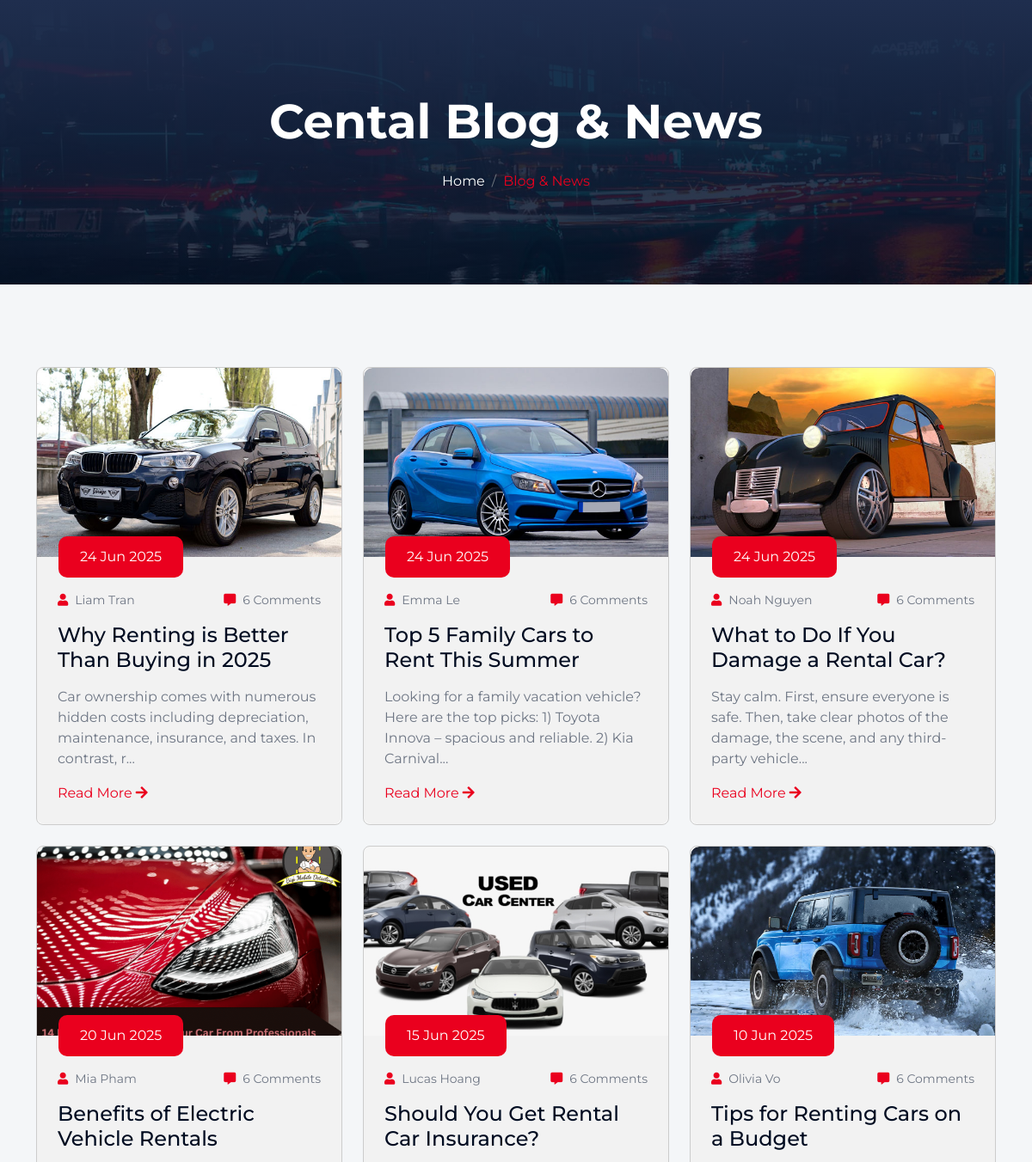
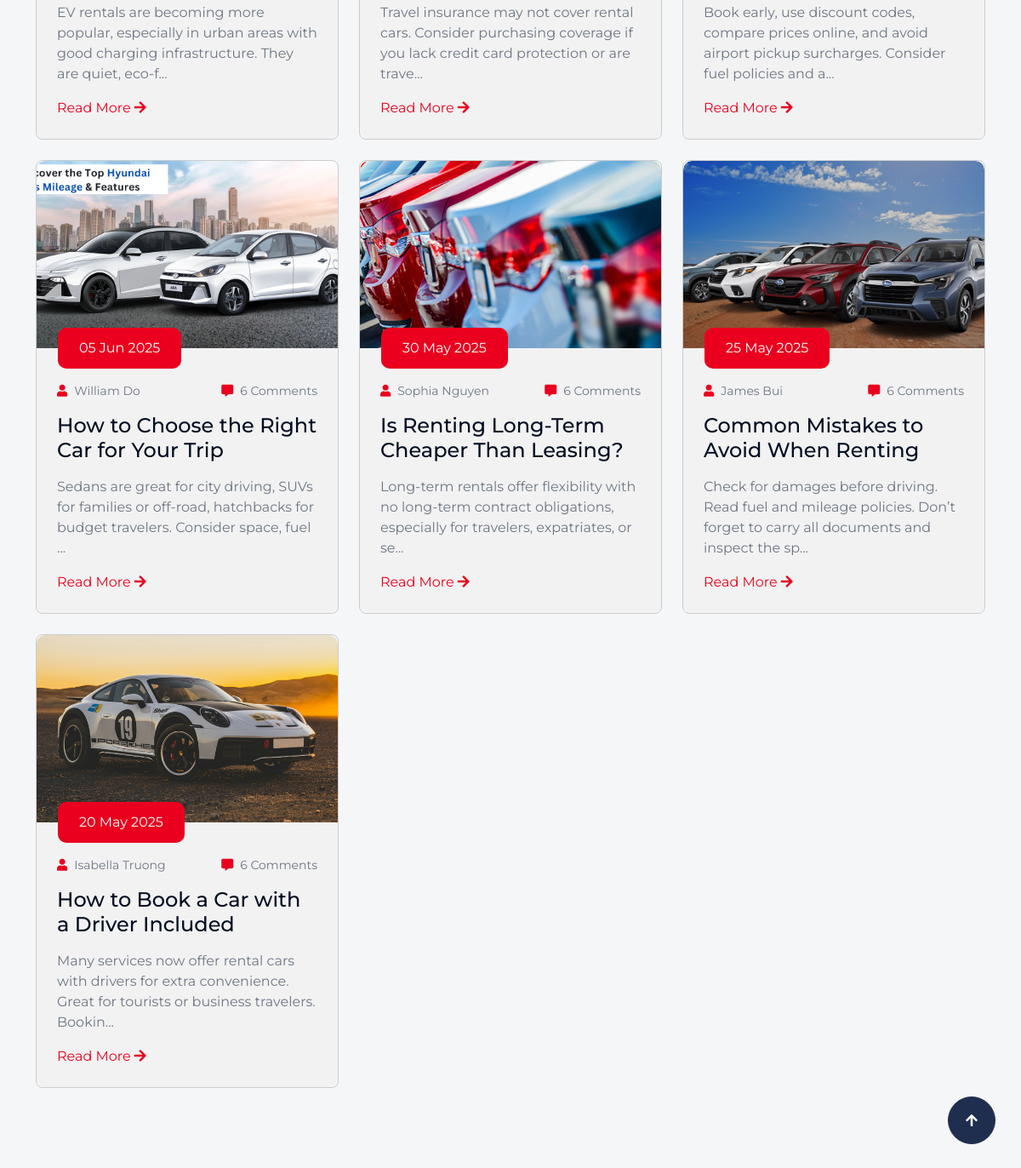
Screenshot of /blog.php with the database file from the repository (2 pictures, top to bottom).
### tables this page shows
CREATE TABLE `blog_posts` (
  `id` int(11) NOT NULL,
  `title` varchar(255) NOT NULL,
  `content` text DEFAULT NULL,
  `image` varchar(255) NOT NULL,
  `author` varchar(100) NOT NULL,
  `created_at` date NOT NULL
);

### blog.php (the view, shortened to what this page needs)
<!DOCTYPE html>
<html lang="en">
    <head>
        <link rel="stylesheet" href="https://use.fontawesome.com/releases/v5.15.4/css/all.css"/>
        <link href="https://cdn.jsdelivr.net/npm/bootstrap-icons@1.4.1/font/bootstrap-icons.css" rel="stylesheet">
        <link href="lib/animate/animate.min.css" rel="stylesheet">
        <link href="lib/owlcarousel/assets/owl.carousel.min.css" rel="stylesheet">
        <link href="css/bootstrap.min.css" rel="stylesheet">
        <link href="css/style.css" rel="stylesheet">
    </head>
    <body>
        <div class="container-fluid bg-breadcrumb">
            <div class="container text-center py-5" style="max-width: 900px;">
                <h4 class="text-white display-4 mb-4 wow fadeInDown" data-wow-delay="0.1s">Cental Blog & News</h4>
                <ol class="breadcrumb d-flex justify-content-center mb-0 wow fadeInDown" data-wow-delay="0.3s">
                    <li class="breadcrumb-item"><a href="layout.php">Home</a></li>
                    <li class="breadcrumb-item active text-primary">Blog & News</li>
                </ol>
            </div>
        </div>
        <div class="container-fluid blog py-5">
            <div class="container py-5">
                <div class="row g-4">
                    <?php
                        $conn = new mysqli("localhost", "root", "", "car_rental");
                        $sql = "SELECT * FROM blog_posts ORDER BY created_at DESC";
                        $result = $conn->query($sql);
                        if ($result->num_rows > 0):
                            $delay = 0.1;
                            while ($row = $result->fetch_assoc()):
                    ?>
                    <div class="col-lg-4 wow fadeInUp" data-wow-delay="<?php echo $delay; ?>s">
                        <div class="blog-item" style="border:1px solid #ccc; background:#f7f7f7; border-radius:8px;">
                            <div class="blog-img">
                                <img src="/cental-admin-dashboard/assets/img/<?php echo htmlspecialchars($row['image']); ?>" class="img-fluid rounded-top w-100" alt="Image">
                            </div>
                            <div class="blog-content rounded-bottom p-4">
                                <div class="blog-date"><?php echo date('d M Y', strtotime($row['created_at'])); ?></div>
                                <div class="blog-comment my-3">
                                    <div class="small"><span class="fa fa-user text-primary"></span><span class="ms-2"><?php echo htmlspecialchars($row['author']); ?></span></div>
                                    <div class="small"><span class="fa fa-comment-alt text-primary"></span><span class="ms-2">6 Comments</span></div>
                                </div>
                                <a href="layout.php?page=blog_details&id=<?php echo $row['id']; ?>" class="h4 d-block mb-3"><?php echo htmlspecialchars($row['title']); ?></a>
                                <p class="mb-3"><?php echo mb_substr(strip_tags($row['content']), 0, 120) . '...'; ?></p>
                                <a href="layout.php?page=blog_details&id=<?php echo $row['id']; ?>">Read More <i class="fa fa-arrow-right"></i></a>
                            </div>
                        </div>
                    </div>
                    <?php
                            $delay += 0.2;
                            endwhile;
                    ?>
                    <?php else: ?>
                        <div class="text-center wow fadeInUp" data-wow-delay="0.1s">
                            <h5 class="text-primary">No blog found.</h5>
                        </div>
                    <?php endif; ?>
                </div>
            </div>
        </div>
        <a href="#" class="btn btn-secondary btn-lg-square rounded-circle back-to-top"><i class="fa fa-arrow-up"></i></a>
    </body>
</html>

### css/style.css (style rules this page uses)
.back-to-top { position: fixed; right: 30px; bottom: 30px; z-index: 99; }
.btn { font-weight: 600; transition: .5s; }
.btn-lg-square { width: 56px; height: 56px; }
.btn-square, .btn-sm-square, .btn-md-square, .btn-lg-square, .btn-xl-square { padding: 0; display: flex; align-items: center; justify-content: center; font-weight: normal; }
.btn.btn-secondary { color: var(--bs-white); }
.bg-breadcrumb { position: relative; overflow: hidden; background: linear-gradient(rgba(31, 46, 78, 1), rgba(0, 12, 33, 0.8)), url(../img/fact-bg.jpg); background-position: center top; background-repeat: no-repeat; background-size: cover; padding: 60px 0 60px 0; transition: 0.5s; }
.bg-breadcrumb .breadcrumb { position: relative; }
.bg-breadcrumb .breadcrumb .breadcrumb-item a { color: var(--bs-white); }
.blog .blog-item { height: 100%; display: flex; flex-direction: column; justify-content: space-between; background: var(--bs-light); border-radius: 10px; overflow: hidden; }
.blog .blog-item .blog-img { position: relative; overflow: hidden; border-top-left-radius: 10px; border-top-right-radius: 10px; }
.blog .blog-item .blog-img::after { content: ""; position: absolute; width: 100%; height: 0; bottom: 0; left: 0; background: rgba(255, 255, 255, 0.3); transition: 0.5s; }
.blog .blog-item .blog-img img { transition: 0.5s; height: 220px; object-fit: cover; }
.blog .blog-item .blog-content { position: relative; background: var(--bs-light); flex-grow: 1; }
.blog .blog-item .blog-content .blog-date { position: absolute; top: 0; left: 25px; transform: translateY(-50%); padding: 12px 25px; border-radius: 10px; color: var(--bs-white); background: var(--bs-primary); }
.blog .blog-item .blog-content .blog-comment { display: flex; justify-content: space-between; }
body { font-family: 'Montserrat', sans-serif; background-color: #f4f6f8; }

### rows the page displays
blog_posts: image (picture), created_at "24 Jun 2025", author "Liam Tran", title "Why Renting is Better Than Buying in 2025", content "Car ownership comes with numerous hidden costs including depreciation, maintenance, insurance, and taxes. In contrast, r"
blog_posts: image (picture), created_at "24 Jun 2025", author "Emma Le", title "Top 5 Family Cars to Rent This Summer", content "Looking for a family vacation vehicle? Here are the top picks: 1) Toyota Innova – spacious and reliable. 2) Kia Carnival"
blog_posts: image (picture), created_at "24 Jun 2025", author "Noah Nguyen", title "What to Do If You Damage a Rental Car?", content "Stay calm. First, ensure everyone is safe. Then, take clear photos of the damage, the scene, and any third-party vehicle"
blog_posts: image (picture), created_at "20 Jun 2025", author "Mia Pham", title "Benefits of Electric Vehicle Rentals", content "EV rentals are becoming more popular, especially in urban areas with good charging infrastructure. They are quiet, eco-f"
blog_posts: image (picture), created_at "15 Jun 2025", author "Lucas Hoang", title "Should You Get Rental Car Insurance?", content "Travel insurance may not cover rental cars. Consider purchasing coverage if you lack credit card protection or are trave"
blog_posts: image (picture), created_at "10 Jun 2025", author "Olivia Vo", title "Tips for Renting Cars on a Budget", content "Book early, use discount codes, compare prices online, and avoid airport pickup surcharges. Consider fuel policies and a"
blog_posts: image (picture), created_at "05 Jun 2025", author "William Do", title "How to Choose the Right Car for Your Trip", content "Sedans are great for city driving, SUVs for families or off-road, hatchbacks for budget travelers. Consider space, fuel"
blog_posts: image (picture), created_at "30 May 2025", author "Sophia Nguyen", title "Is Renting Long-Term Cheaper Than Leasing?", content "Long-term rentals offer flexibility with no long-term contract obligations, especially for travelers, expatriates, or se"
blog_posts: image (picture), created_at "25 May 2025", author "James Bui", title "Common Mistakes to Avoid When Renting", content "Check for damages before driving. Read fuel and mileage policies. Don’t forget to carry all documents and inspect the sp"
blog_posts: image (picture), created_at "20 May 2025", author "Isabella Truong", title "How to Book a Car with a Driver Included", content "Many services now offer rental cars with drivers for extra convenience. Great for tourists or business travelers. Bookin"
